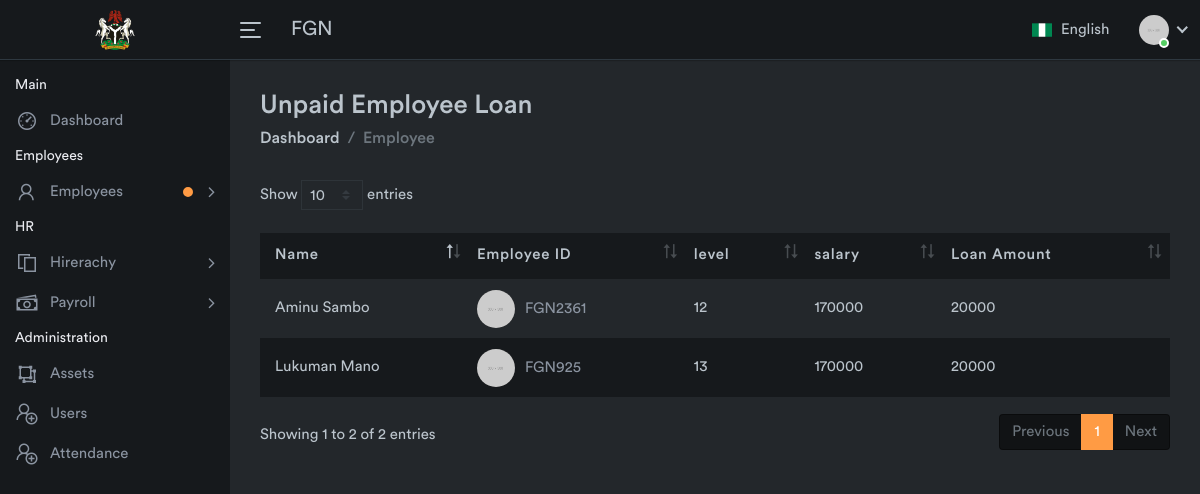
The app's page /loan.php with its own data.
### tables this page shows
CREATE TABLE IF NOT EXISTS `employee` (
  `id` int(6) NOT NULL AUTO_INCREMENT,
  `name` varchar(255) NOT NULL,
  `email` varchar(255) NOT NULL,
  `empID` varchar(255) NOT NULL,
  `joiningDate` varchar(255) NOT NULL,
  `phone` varchar(14) NOT NULL,
  `department` varchar(255) NOT NULL,
  `address` varchar(255) DEFAULT NULL,
  `Gender` varchar(255) DEFAULT NULL,
  `dob` varchar(255) DEFAULT NULL,
  `isAdmin` int(6) NOT NULL DEFAULT '0',
  `password` varchar(255) NOT NULL,
  `account` int(15) DEFAULT NULL,
  `bank` varchar(255) DEFAULT NULL,
  `picture` varchar(255) DEFAULT NULL,
  PRIMARY KEY (`id`)
);

CREATE TABLE IF NOT EXISTS `salary` (
  `id` int(6) NOT NULL AUTO_INCREMENT,
  `empID` varchar(255) NOT NULL,
  `level` int(6) NOT NULL,
  `basic` int(255) NOT NULL,
  `hra` int(255) NOT NULL,
  `loan` int(255) NOT NULL,
  `salary` int(255) NOT NULL,
  PRIMARY KEY (`id`)
);

### loan.php (the view, shortened to what this page needs)
<?php include('include/header.php') ?>
<?php include('include/connection.php') ?>
<body>
    <div class="main-wrapper">
    <?php
include('./include/nav.php');
include('./include/sidenav.php');
?>
        <div class="page-wrapper">
            <div class="content container-fluid">
                <div class="page-header">
                    <div class="row align-items-center">
                        <div class="col">
                            <h3 class="page-title">Unpaid Employee Loan</h3>
                            <ul class="breadcrumb">
                                <li class="breadcrumb-item"><a href="index.php">Dashboard</a></li>
                                <li class="breadcrumb-item active">Employee</li>
                            </ul>
                        </div>
                    </div>
                </div>
                <div class="row">
                    <div class="col-md-12">
                        <div class="table-responsive">
                            <table class="table table-striped custom-table datatable">
                                <thead>
                                    <tr>
                                        <th>Name</th>
                                        <th>Employee ID</th>
                                        <th>level</th>
                                        <th>salary</th>
                                        <th class="text-nowrap">Loan Amount</th>
                                    </tr>
                                </thead>
                                <tbody>
                                    <?php
                                    $result = mysqli_query($conn,"SELECT  employee.id,employee.empID,employee.name,employee.email,employee.joiningDate, salary.salary,salary.empID,salary.hra,salary.loan,salary.basic,salary.level
                                    FROM employee INNER JOIN salary ON employee.empID = salary.empID WHERE salary.loan> 0");
                                  while($row = mysqli_fetch_array($result)){?>
                                    <tr>
                                    <td>
                                            <?php echo $row['name']  ?>
                                        </td>
                                        <td>
                                            <h2 class="table-avatar">
                                                <a href="#" class="avatar"><img alt="" src="assets/img/profiles/avatar-10.jpg"></a>
                                                <a href="#">
                                                    <?php echo $row['empID']  ?> </a>
                                            </h2>
                                        </td>
                                        <td>
                                            <?php echo $row['level']  ?>
                                        </td>
                                        <td>
                                            <?php echo $row['salary']  ?>
                                        </td>
                                        <td>
                                            <?php echo $row['loan']  ?>
                                        </td>
                                    </tr>
                                    <?php } ?>
                                </tbody>
                            </table>
                        </div>
                    </div>
                </div>
            </div>
        </div>
    </div>
</body>
</html>

### records on screen
employee: name "Aminu Sambo", salary.empID "FGN2361", salary.level "12", salary.salary "170000", salary.loan "20000"
employee: name "Lukuman Mano", salary.empID "FGN925", salary.level "13", salary.salary "170000", salary.loan "20000"
